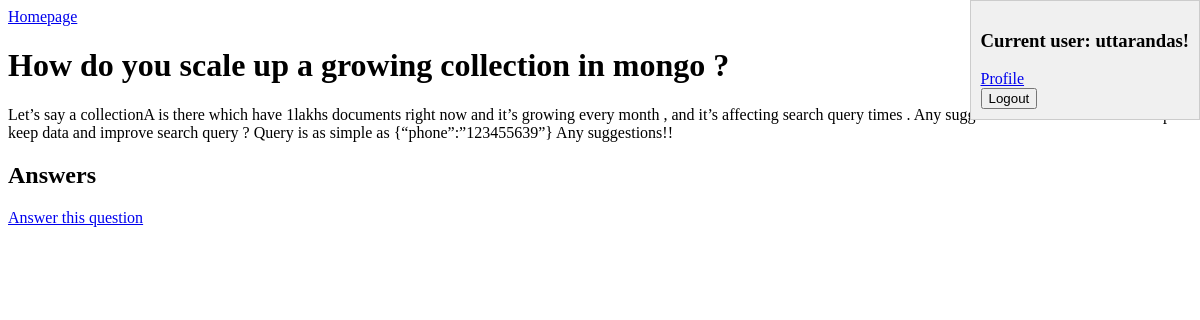
The app's page /question/1/ (signed in) with its own data.
### questions/models.py (models this page shows, shortened)
class Question(models.Model):
    title = models.CharField(max_length=200)
    description = models.TextField()
    user = models.ForeignKey(User, on_delete=models.CASCADE)
    created_at = models.DateTimeField(auto_now_add=True)

### questions/views.py (the view)
# urls.py: path('question/<int:question_id>/', views.question_detail, name='question_detail'),
def question_detail(request, question_id):
    question = get_object_or_404(Question, pk=question_id)
    answers = Answer.objects.filter(question=question).order_by('-created_at')
    return render(request, 'questions/question_detail.html', {'question': question, 'answers': answers})

### questions/templates/questions/question_detail.html (shortened to what this page needs)
{% extends 'base.html' %}
{% block content %}
    <h1>{{ question.title }}</h1>
    <p>{{ question.description }}</p>
    <h2>Answers</h2>
    <a href="{% url 'answer_question' question.id %}">Answer this question</a>
{% endblock %}

### questions/templates/base.html (shortened to what this page needs)
{% load static %}
<!DOCTYPE html>
<html>
<head>
    <link rel="stylesheet" href="{% static 'css/styles.css' %}">
</head>
<body>
    <nav>
        <a href="{% url 'index' %}">Homepage</a>
        {% if user.is_authenticated %}
            <div id="user-profile">
                <h3>Current user: {{ user.username }}!</h3>
                <a href="{% url 'profile' %}">Profile</a>
                <form method="post" action="{% url 'logout' %}">
                    <button type="submit">Logout</button>
                </form>
            </div>
        {% endif %}
    </nav>
    <main>
        {% block content %}
        {% endblock %}
    </main>
</body>
</html>

### questions/static/css/styles.css (style rules this page uses)
#user-profile { position: absolute; top: 0; right: 0; padding: 10px; background-color: #f0f0f0; border: 1px solid #ccc; }

### records on screen
Question: title "How do you scale up a growing collection in mongo ?", description "Let’s say a collectionA is there which have 1lakhs documents right now and it’s growing every month , and it’s affecting search query times . Any suggestions on how to scale this up to keep data and improve search query ? Query is as simple as {“phone”:”123455639”} Any suggestions!!"

### other values on screen
{{ user.username }} "uttarandas"
